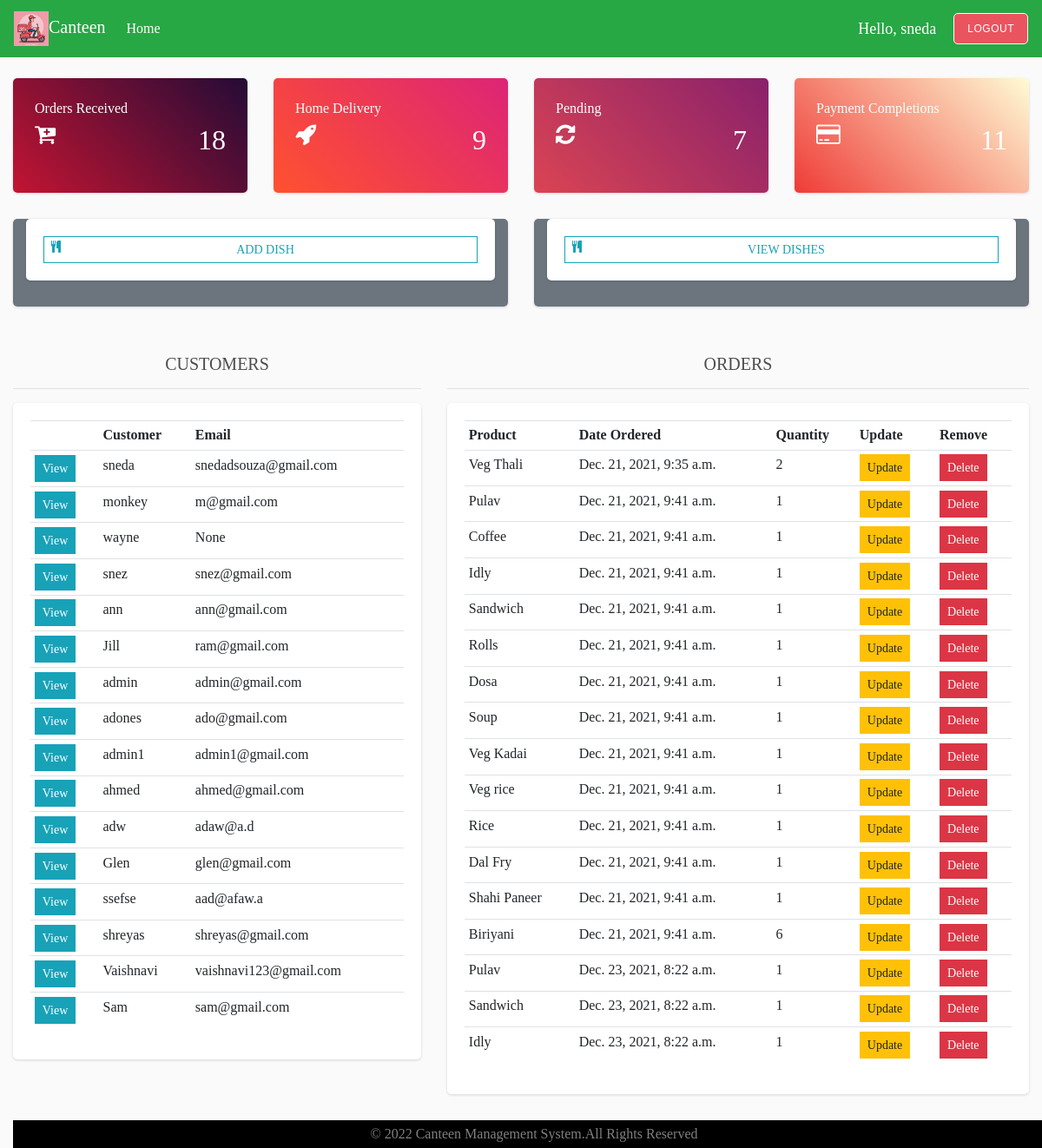
Page /dashboard/ (signed in) on the earlier database version.
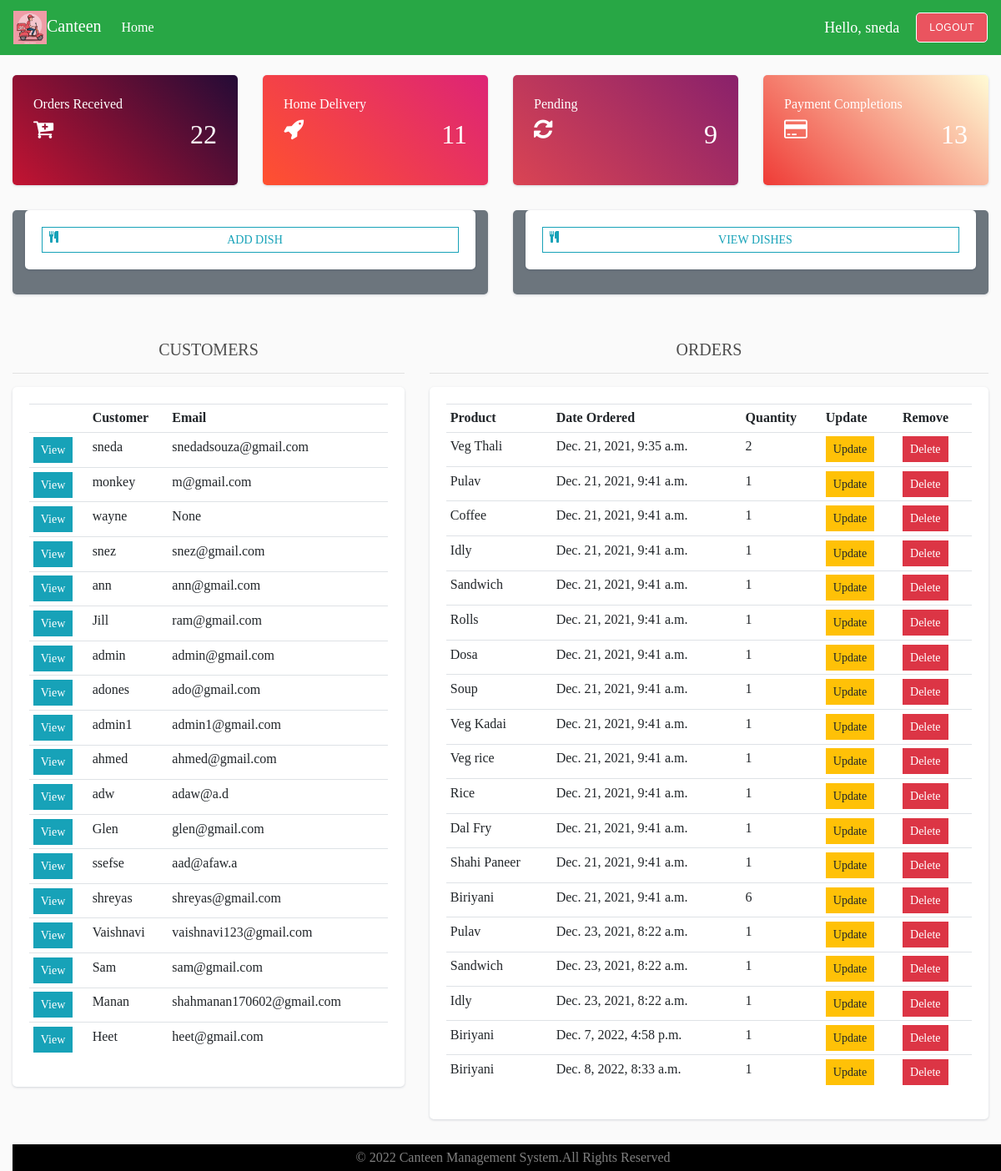
Same page on the later database version.
### food/models.py (models this page shows, shortened)
class Customer(models.Model):
    user = models.OneToOneField(User, on_delete = models.CASCADE, null = True, blank = True)
    name = models.CharField(max_length = 200, null = True)
    email = models.EmailField(max_length = 200, null = True)

class OrderItem(models.Model):
    product = models.ForeignKey(Product, on_delete=models.SET_NULL, null=True)
    order = models.ForeignKey(Order, on_delete=models.SET_NULL, null=True)
    quantity = models.IntegerField(default=0, null=True, blank=True)
    date_added = models.DateTimeField(auto_now_add=True)

class Product(models.Model):
    CATEGORY = (
        ('Breakfast', 'Breakfast'),
        ('Lunch', 'Lunch'),
        ('Dinner', 'Dinner'),
        ('Todayspl', 'Todays special'),
    )
    name = models.CharField(max_length=200, null=True)
    price = models.DecimalField(max_digits=7, decimal_places=2)
    category = models.CharField(max_length=200, null=True, choices=CATEGORY)
    image = models.ImageField(null=True, blank=True)
    def __str__(self):
        return self.name

### food/decorators.py (the view)
    def wrapper_func(request, *args, **kwargs):
        if not request.user.is_staff:
            return redirect('menu')
        else:
            return view_func(request, *args, **kwargs)

### food/views.py (called while the page is built)
@admin_only
def dashboard(request):
    orders = Order.objects.all()
    orderitems = OrderItem.objects.all()
    customers = Customer.objects.all()
    products = Product.objects.all()
    total_customers = customers.count()
    total_orders = orders.count()
    delivered = orders.filter(home_delivery='Yes').count()
    pending = orders.filter(complete='False').count()
    payment = orders.filter(complete='True').count()
    context = {'orders': orders, 'customers': customers,'orderitems':orderitems,'products':products,'payment':payment,
               'total_customers': total_customers, 'total_orders': total_orders, 'delivered': delivered, 'pending': pending}
    return render(request,'food/dashboard.html',context)

### food/templates/food/dashboard.html (shortened to what this page needs)
{% extends 'food/main.html' %}
{% load static %}
{% block d %}
<br>
<div class="col" class="container">
    <div class="row">
        <div class="col-md-4 col-xl-3">
            <div class="card bg-c-blue order-card">
                <div id="b" class="card-block">
                    <h6 class="m-b-20 r">Orders Received</h6>
                    <h2 class="text-right r"><i class="fa fa-cart-plus f-left"></i><span>{{total_orders}}</span></h2>
                </div>
            </div>
        </div>
        <div class="col-md-4 col-xl-3">
            <div class="card bg-c-green order-card">
                <div class="card-block">
                    <h6 class="m-b-20 r">Home Delivery</h6>
                    <h2 class="text-right r"><i class="fa fa-rocket f-left"></i><span>{{delivered}}</span></h2>
                </div>
            </div>
        </div>
        <div class="col-md-4 col-xl-3">
            <div class="card bg-c-yellow order-card">
                <div class="card-block">
                    <h6 class="m-b-20 r">Pending</h6>
                    <h2 class="text-right r"><i class="fa fa-refresh f-left"></i><span>{{pending}}</span></h2>
                </div>
            </div>
        </div>
        <div class="col-md-4 col-xl-3">
            <div class="card bg-c-pink order-card">
                <div class="card-block">
                    <h6 class="m-b-20 r">Payment Completions</h6>
                    <h2 class="text-right r"><i class="fa fa-credit-card f-left"></i><span>{{payment}}</span></h2>
                </div>
            </div>
        </div>
    </div>
<div class="row">
    <div class="col-sm-6 text-center">
        <div class="card bg-secondary col-md">
            <div class=" card card-body">
            <a href="{% url 'add_product' %}" class="btn btn-sm btn-outline-info"><i class="fa fa-cutlery f-left"></i>ADD DISH</a>
            </div>
        </div>
    </div>
    <div class="col-sm-6 text-center">
        <div class="card bg-secondary col-md">
            <div class=" card card-body">
                <a href="{% url 'view_product' %}" class="btn btn-sm btn-outline-info"><i class="fa fa-cutlery f-left"></i>VIEW DISHES</a>
            </div>
        </div>
    </div>
</div>
<br>
<div class="row">
    <div class="col-md-5">
        <h5 style="text-align: center;">CUSTOMERS</h5>
        <hr>
        <div class="card card-body">
            <table class="table table-sm">
                <tr>
                    <th></th>
                    <th>Customer</th>
                    <th>Email</th>
                </tr>
                {% for customer in customers %}
                <tr>
                    <td><a href="{% url 'customer' customer.id %}" class="btn btn-sm btn-info  ">View</a></td>
                    <td>{{customer.name}}</td>
                    <td>{{customer.email}}</td>
                </tr>
                {% endfor %}
            </table>
        </div>
    </div>
    <div class="col-md-7">
        <h5 style="text-align: center;">ORDERS</h5>
        <hr>
        <div class="card card-body">
            <table class="table table-sm">
                <tr>
                    <th>Product</th>
                    <th>Date Ordered</th>
                    <th>Quantity</th>
                    <th>Update</th>
                    <th>Remove</th>
                </tr>
                {% for order in orders  %}
                {% for orderitem in orderitems %}
                <tr>
                    {% if orderitem.order.id == order.id %}
                    <td>{{orderitem.product}}</td>
                    <td>{{orderitem.date_added}}</td>
                    <td>{{orderitem.quantity}}</td>
                    <td><a class="btn btn-sm btn-warning" href="{% url 'update_order' orderitem.id %}">Update</a></td>
                    <td><a class="btn btn-sm btn-danger" href="{% url 'cancel_order' orderitem.order.id orderitem.id %}">Delete</a></td>
                    {% endif %}
                </tr>
                {% endfor %}
                {% endfor %}
            </table>
        </div>
    </div>
</div>
{% endblock %}

### food/templates/food/main.html (shortened to what this page needs)
<!DOCTYPE html>
{% load static %}
<html lang="en">
  <head>
    <link
      rel="stylesheet"
      href="https://stackpath.bootstrapcdn.com/bootstrap/4.5.2/css/bootstrap.min.css"
    />
    <link href="https://maxcdn.bootstrapcdn.com/font-awesome/4.3.0/css/font-awesome.min.css" rel="stylesheet">
    <link rel="stylesheet" type="text/css" href="{% static 'css/main.css' %}" />
  </head>
  <body>
    <nav class="navbar navbar-expand-lg navbar-dark bg-success">
      {% if not user.is_staff %}
      <a class="navbar-brand" href="{% url 'menu' %}">
        <img src="{% static 'images/logo.jpg' %}" class="img-responsive"/>Canteen</a>
        {% else %}
        <a class="navbar-brand" href="{% url 'dashboard' %}">
          <img src="{% static 'images/logo.jpg' %}" class="img-responsive" />Canteen</a>
        {% endif %}
      <div  class="collapse navbar-collapse" id="navbarSupportedContent">
        <ul  class="navbar-nav mr-auto">
          <li class="nav-item active">
            {% if not user.is_staff %}
            <a class="nav-link" href="{% url 'menu' %}">Home <span class="sr-only">(current)</span></a>
            {% else %}
            <a class="nav-link" href="{% url 'dashboard' %}">Home <span class="sr-only">(current)</span></a>
            {%endif%}
          </li>
        </ul>
        <div class="form-inline my-2 my-lg-0">
          {% if user.is_authenticated %}
          <span class ='msg'>Hello, {{request.user}}</span>
          <a href="{% url 'logout' %}" class="butn my-2 my-sm-0">Logout</a>
          {% else %}
          <a href="{% url 'register' %}" class="butn mr-sm-2">Register</a>
          <a href="{% url 'login' %}" class="butn my-2 my-sm-0">Login</a>
          {% endif %}
        </div>
      </div>
    </nav>
    {% if  user.is_staff %}
        {% block d %}
        {% endblock %}
      {% else %}
          {% block content %}
          {% endblock %}
    {% endif %}
    <footer class="footer">
      <p id="foo">&#169; 2022 Canteen Management System.All Rights Reserved</p>
    </footer>
  </body>
</html>

### static/css/main.css (style rules this page uses)
* { font-family: "Raleway", "Book Antiqua", Palatino, serif; }
body { background-color: hsl(0, 0%, 98%); display: flex; flex-direction: column; height: 100vh; overflow: scroll; }
h1,h2,h3,h4,h5,h6 { color:hsl(0, 0%, 30%); }
.btn { border-radius: 0; }
.img-responsive { height: auto; width: auto; max-height: 40px; max-width: 250px; }
.butn { background-color: #ea545f; border: 1px solid white; border-radius: 5px; color: white; display: inline-block; font: 12px Arial, Helvetica, sans-serif; padding: 10px 15px; text-decoration: none; text-transform: uppercase; letter-spacing: 0.5px; }
.butn, .butn:hover, .butn:focus, .butn:active { color: white; }
.order-card .r { color: white; }
.bg-c-blue { background: linear-gradient(45deg,#c31432,#240b36); }
.bg-c-green { background: linear-gradient(45deg,#FF512F,#DD2476); }
.bg-c-yellow { background: linear-gradient(45deg,#DA4453,#89216B); }
.bg-c-pink { background: linear-gradient(45deg,#EF3B36,#FFFBD5); }
.card { border-radius: 5px; -webkit-box-shadow: 0 1px 2.94px 0.06px rgba(4,26,55,0.16); box-shadow: 0 1px 2.94px 0.06px rgba(4,26,55,0.16); border: none; margin-bottom: 30px; -webkit-transition: all 0.3s ease-in-out; transition: all 0.3s ease-in-out; }
.card .card-block { padding: 25px; }
.order-card i { font-size: 26px; }
.f-left { float: left; }
.footer { width: 100vw; height: 2rem; background: black; margin-top: auto; }
#foo { color: gray; font-size: 1rem; text-align: center; text-transform: capitalize; line-height: 2rem; margin: 0; padding: 0; }

### food/templates/food/main.html (style rules this page uses)
.msg { font-size: 18px; color: #fff; margin-right: 20px; font-family: Raleway; }

Differences in the rows shown:
added Customer: name "Manan", email "shahmanan170602@gmail.com"
added Customer: name "Heet", email "heet@gmail.com"
added OrderItem: product "Biriyani", date_added "Dec. 7, 2022, 4:58 p.m.", quantity "1"
added OrderItem: product "Biriyani", date_added "Dec. 8, 2022, 8:33 a.m.", quantity "1"
Other differences:
{{ total_orders }}: "18" → "22"
{{ delivered }}: "9" → "11"
{{ pending }}: "7" → "9"
{{ payment }}: "11" → "13"
